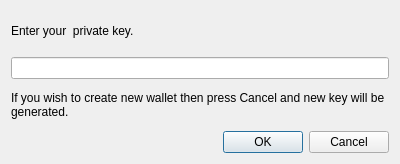
<?xml version="1.0" encoding="UTF-8"?>
<ui version="4.0">
 <class>ImportDialog</class>
 <widget class="QDialog" name="ImportDialog">
  <property name="geometry">
   <rect>
    <x>0</x>
    <y>0</y>
    <width>400</width>
    <height>164</height>
   </rect>
  </property>
  <property name="windowTitle">
   <string>Import wallet</string>
  </property>
  <property name="modal">
   <bool>false</bool>
  </property>
  <layout class="QGridLayout" name="gridLayout">
   <item row="0" column="0">
    <widget class="QLabel" name="importDescriptionLabel">
     <property name="lineWidth">
      <number>1</number>
     </property>
     <property name="text">
      <string>Enter your  private key.</string>
     </property>
     <property name="wordWrap">
      <bool>true</bool>
     </property>
    </widget>
   </item>
   <item row="1" column="0">
    <widget class="QLineEdit" name="keyInput"/>
   </item>
   <item row="2" column="0">
    <widget class="QLabel" name="importDescription2">
     <property name="text">
      <string>If you wish to create new wallet then press Cancel and new key will be generated.</string>
     </property>
     <property name="wordWrap">
      <bool>true</bool>
     </property>
    </widget>
   </item>
   <item row="3" column="0">
    <widget class="QDialogButtonBox" name="importButtonBox">
     <property name="orientation">
      <enum>Qt::Horizontal</enum>
     </property>
     <property name="standardButtons">
      <set>QDialogButtonBox::Cancel|QDialogButtonBox::Ok</set>
     </property>
    </widget>
   </item>
  </layout>
 </widget>
 <resources/>
 <connections>
  <connection>
   <sender>importButtonBox</sender>
   <signal>accepted()</signal>
   <receiver>ImportDialog</receiver>
   <slot>accept()</slot>
   <hints>
    <hint type="sourcelabel">
     <x>248</x>
     <y>254</y>
    </hint>
    <hint type="destinationlabel">
     <x>157</x>
     <y>274</y>
    </hint>
   </hints>
  </connection>
  <connection>
   <sender>importButtonBox</sender>
   <signal>rejected()</signal>
   <receiver>ImportDialog</receiver>
   <slot>reject()</slot>
   <hints>
    <hint type="sourcelabel">
     <x>316</x>
     <y>260</y>
    </hint>
    <hint type="destinationlabel">
     <x>286</x>
     <y>274</y>
    </hint>
   </hints>
  </connection>
 </connections>
</ui>
